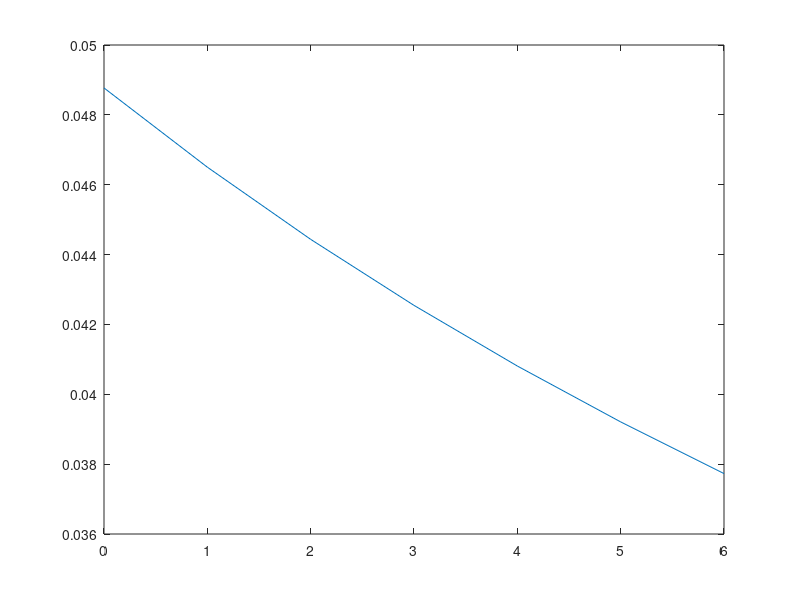

Write the MATLAB code that produced this figure. (Note: this script raises an error after producing the figure.)
% 
%% 理论计算
clc;clear;close all;
Ns=[0.05 0.2 0.5 1 2 inf];
fr=0.1e6*([0.01:0.01:50]);
tr=1./fr;
td=1200e-9; % 死时间1200ns
N=floor(td./tr);
for j=1:length(Ns)
    for i=1:length(N)
        Ps(i,j)=(1-exp(-Ns(j)))/(1+N(i)-N(i)*exp(-Ns(j)));
        Ps_N(i,j)=Ps(i,j)*td/tr(i);
    end
    figure(1);
    plot(N,Ps(:,j));hold on;
    figure_polish;
    figure(2);
    plot(td./tr,Ps_N(:,j));hold on;
    xlabel('Laser Repetition frequency/Hz');ylabel('Count rate/Hz');
    figure_polish;
    figure(3);
    if j==1
        plot(fr/1e6,Ps_N(:,j)*1/td/1000,'LineWidth',1.5);hold on;
    elseif j==2
        plot(fr/1e6,Ps_N(:,j)*1/td/1000,'Color',[0.4471, 0.6902, 0.3882],'LineWidth',1.5);hold on;
    elseif j==3
        plot(fr/1e6, Ps_N(:,j)*1/td/1000, 'Color', [0.5804, 0.7765, 0.8039], 'LineWidth', 1.5);hold on;
    elseif j==4
        plot(fr/1e6,Ps_N(:,j)*1/td/1000,'-r','LineWidth',1.5);hold on;
    elseif j==5
        plot(fr/1e6,Ps_N(:,j)*1/td/1000, 'Color',[0.8863, 0.5686, 0.2078],'LineWidth',1.5);hold on;
    elseif j==6
        plot(fr/1e6,Ps_N(:,j)*1/td/1000,'-k','LineWidth',1.5);hold on;
    end
    
    xlabel('Laser repetition frequency/MHz');ylabel('Count rate/kHz');
    figure_polish;
end
legend('Ns=0.05','Ns=0.2','Ns=0.5', 'Ns=1','Ns=2','Ns=inf');



clc;clear; 

%% 初始化
Ns_ground_truth=[0.05 0.2 0.5 1 2];
td=1200; % 死区时间，单位ns
currentFolder = pwd;

for j=1:length(Ns_ground_truth)
    for i=0.5e5:0.5e5:50e5
        filename=[currentFolder,'\data\count_rate_ver\fr_',num2str(i),'fn_0k_Ns_',num2str(Ns_ground_truth(j)),'.mat'];
        load(filename);
        data(i/0.5e5,j)=length(s_TDC)/0.2e-3/1000;
    end
    figure(3);
    if j==1
        ax = gca;
        set(ax, 'ColorOrderIndex', 1);
        plot((0.5e5:0.5e5:50e5)./1e6,data(:,j),'.');hold on;
    elseif j==2
        plot((0.5e5:0.5e5:50e5)./1e6,data(:,j),'.','Color',[0.4471, 0.6902, 0.3882]);hold on;
    elseif j==3
        plot((0.5e5:0.5e5:50e5)./1e6,data(:,j),'.','Color', [0.5804, 0.7765, 0.8039]);hold on;
    elseif j==4
        plot((0.5e5:0.5e5:50e5)./1e6,data(:,j),'r.');hold on;
    elseif j==5
        plot((0.5e5:0.5e5:50e5)./1e6,data(:,j),'.','Color',[0.8863, 0.5686, 0.2078]);hold on;
    end
end
figure(3);
plot([0,5e6]./1e6,1/(td*1e-9)*ones(2,1)/1000,'--k','LineWidth',1.5);% 绘制饱和计数率
hold on;figure_polish;


function figure_polish()
    grid on;
    set(gcf, 'Position', [200, 300, 280, 200]); % 例如，左下角坐标为 (300, 300)，宽度为 800，高度为 600
%     h_legend = legend(legend_content, 'Location', legend_position);
% %     设置图例文本的字体大小为 20
%     set(h_legend, 'FontSize', 10);
    ax=gca;
    % 将坐标轴的 'Box' 属性设置为 'on'，以显示上下边框
%     set(gca,'FontName','Times New Roman','fontsize',10.5);
    ax.Box = 'on';
    ax.LineWidth=1.5;% 内边框粗细
    ax.YAxis.LineWidth=1.5;% 外边框粗细
    ax.XAxis.LineWidth=1.5;% 外边框粗细
    ax.GridAlpha=0.1;
    set(gcf, 'color', 'white');% 将图形的背景颜色设置为白色

end




